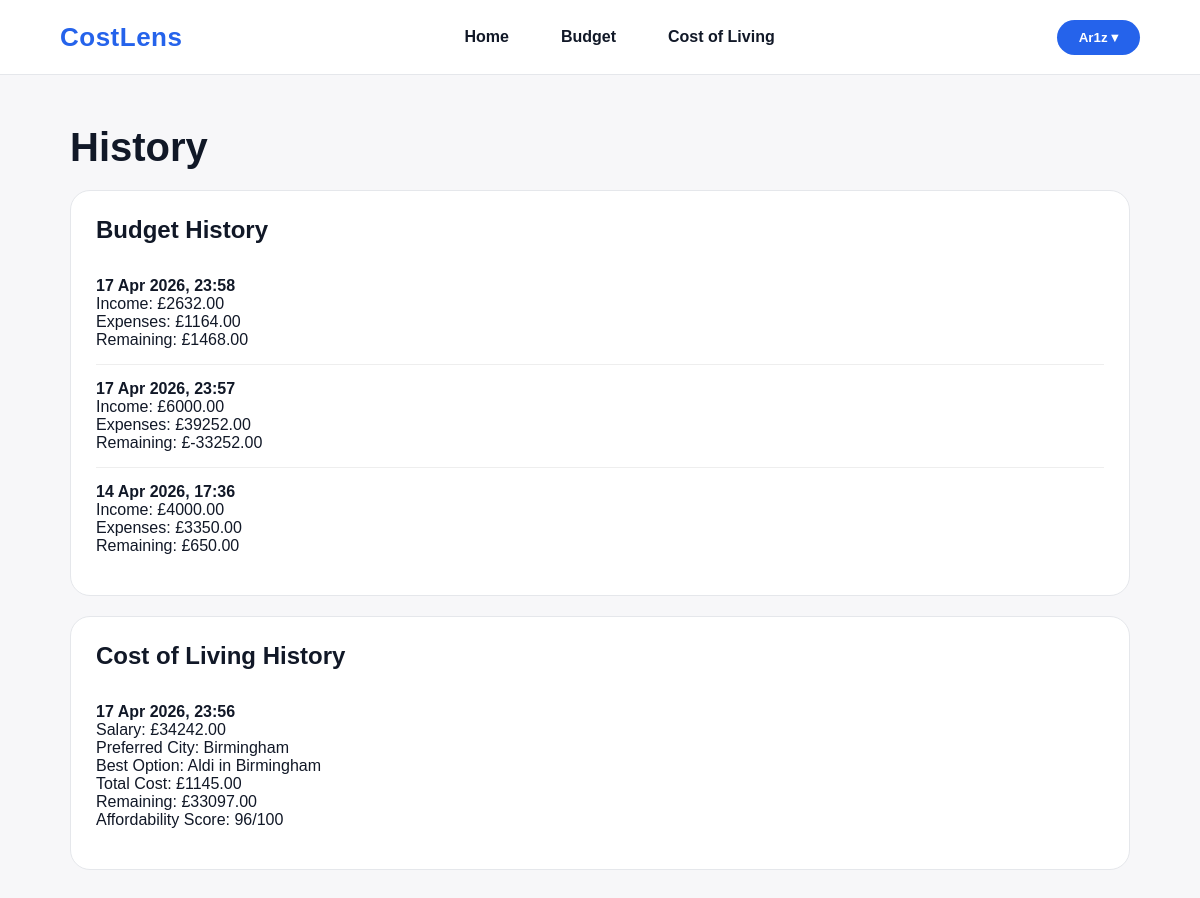
The page /history/ (signed in) on the database as committed earlier.
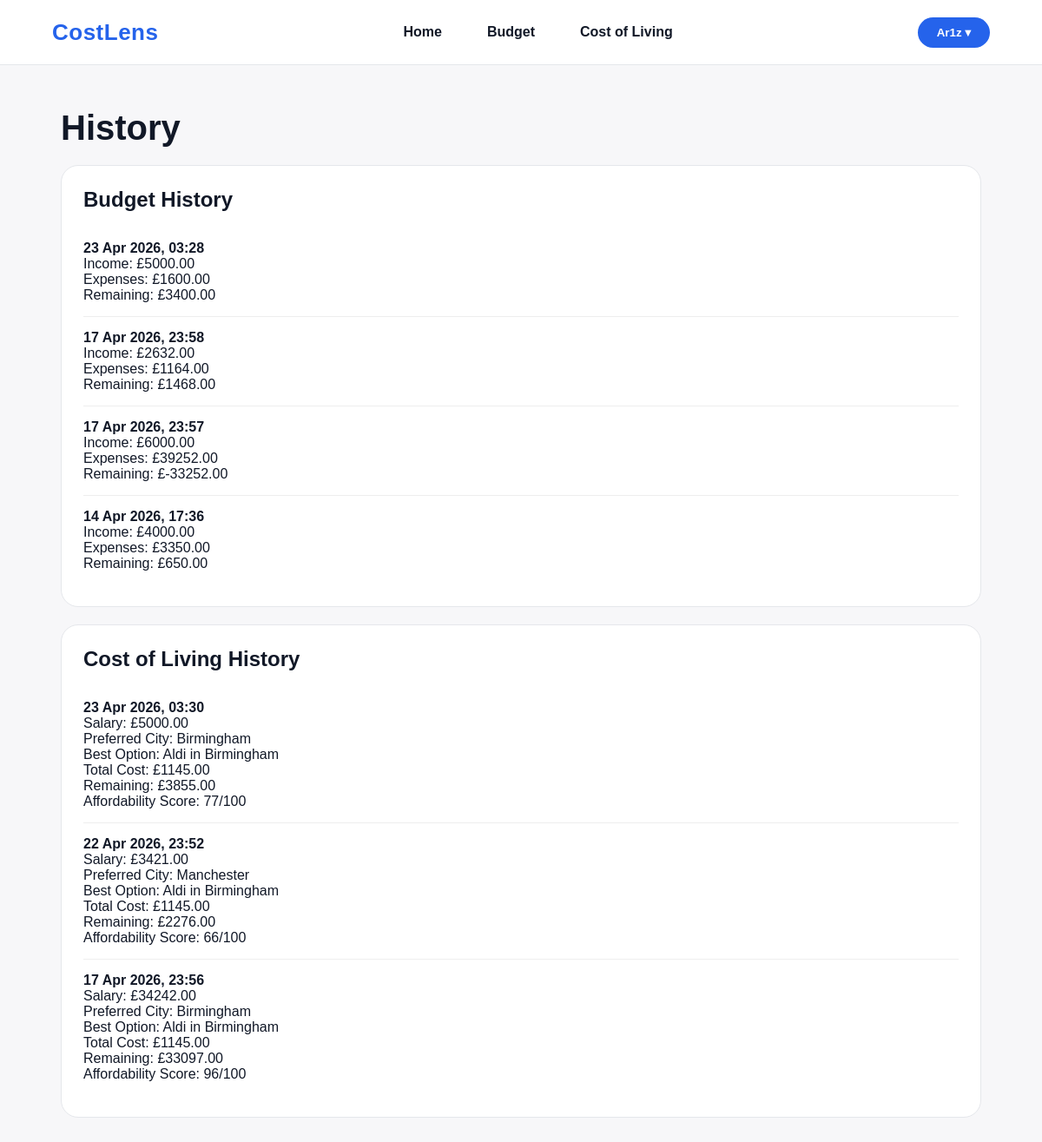
The same page on the database as committed later.
### dashboard/models.py (models this page shows, shortened)
class BudgetEntry(models.Model):
    user = models.ForeignKey(User, on_delete=models.CASCADE)
    monthly_income = models.DecimalField(max_digits=10, decimal_places=2)
    rent = models.DecimalField(max_digits=10, decimal_places=2)
    food = models.DecimalField(max_digits=10, decimal_places=2)
    transport = models.DecimalField(max_digits=10, decimal_places=2)
    utilities = models.DecimalField(max_digits=10, decimal_places=2)
    other = models.DecimalField(max_digits=10, decimal_places=2, default=0)
    total_expenses = models.DecimalField(max_digits=10, decimal_places=2)
    remaining_balance = models.DecimalField(max_digits=10, decimal_places=2)
    created_at = models.DateTimeField(auto_now_add=True)

class CostOfLivingEntry(models.Model):
    user = models.ForeignKey(User, on_delete=models.CASCADE)
    salary = models.DecimalField(max_digits=10, decimal_places=2)
    preferred_city = models.CharField(max_length=100, blank=True)
    best_city = models.CharField(max_length=100)
    best_shop = models.CharField(max_length=100)
    best_total_cost = models.DecimalField(max_digits=10, decimal_places=2)
    best_remaining = models.DecimalField(max_digits=10, decimal_places=2)
    affordability_score = models.IntegerField()
    created_at = models.DateTimeField(auto_now_add=True)

### dashboard/views.py (the view)
# urls.py: path("history/", views.history, name="history"),
@login_required
def history(request):
    budget_history = BudgetEntry.objects.filter(user=request.user).order_by("-created_at")
    cost_history = CostOfLivingEntry.objects.filter(user=request.user).order_by("-created_at")
    return render(request, "dashboard/history.html", {
        "budget_history": budget_history,
        "cost_history": cost_history,
    })

### dashboard/templates/dashboard/History.html (shortened to what this page needs)
<!DOCTYPE html>
<html lang="en">
<head>
</head>
<body>
<nav class="navbar">
    <div class="logo">CostLens</div>
    <div class="nav-links">
        <a href="{% url 'dashboard' %}">Home</a>
        <a href="{% url 'budget' %}">Budget</a>
        <a href="{% url 'cost_of_living' %}">Cost of Living</a>
    </div>
    <div class="profile-dropdown">
        <button class="profile-btn">{{ request.user.username }} ▾</button>
    </div>
</nav>
<div class="page">
    <h1>History</h1>
    <div class="box">
        <h2>Budget History</h2>
        {% if budget_history %}
            {% for entry in budget_history %}
                <div class="history-item">
                    <strong>{{ entry.created_at|date:"d M Y, H:i" }}</strong>
                    <p>Income: £{{ entry.monthly_income }}</p>
                    <p>Expenses: £{{ entry.total_expenses }}</p>
                    <p>Remaining: £{{ entry.remaining_balance }}</p>
                </div>
            {% endfor %}
        {% else %}
            <p class="empty-text">No budget history yet.</p>
        {% endif %}
    </div>
    <div class="box">
        <h2>Cost of Living History</h2>
        {% if cost_history %}
            {% for entry in cost_history %}
                <div class="history-item">
                    <strong>{{ entry.created_at|date:"d M Y, H:i" }}</strong>
                    <p>Salary: £{{ entry.salary }}</p>
                    <p>Preferred City: {{ entry.preferred_city|default:"None" }}</p>
                    <p>Best Option: {{ entry.best_shop }} in {{ entry.best_city }}</p>
                    <p>Total Cost: £{{ entry.best_total_cost }}</p>
                    <p>Remaining: £{{ entry.best_remaining }}</p>
                    <p>Affordability Score: {{ entry.affordability_score }}/100</p>
                </div>
            {% endfor %}
        {% else %}
            <p class="empty-text">No cost of living history yet.</p>
        {% endif %}
    </div>
</div>
</body>
</html>

### dashboard/templates/dashboard/History.html (style rules this page uses)
* { margin: 0; padding: 0; box-sizing: border-box; font-family: Arial, sans-serif; }
body { background: #f7f7f9; color: #111827; }
.navbar { display: flex; justify-content: space-between; align-items: center; padding: 18px 60px; background: white; border-bottom: 1px solid #e5e7eb; }
.logo { font-size: 26px; font-weight: 800; color: #2563eb; letter-spacing: 0.5px; }
.nav-links { display: flex; gap: 16px; }
.nav-links a { text-decoration: none; color: #111827; padding: 10px 18px; border-radius: 18px; font-weight: 600; }
.profile-dropdown { position: relative; }
.profile-dropdown::after { content: ""; position: absolute; top: 100%; width: 100%; height: 12px; }
.profile-btn { background: #2563eb; color: white; border: none; padding: 10px 22px; border-radius: 999px; font-weight: 700; cursor: pointer; }
.page { max-width: 1100px; margin: 50px auto; padding: 0 20px; }
h1 { font-size: 40px; margin-bottom: 20px; }
.box { background: white; border-radius: 20px; padding: 25px; border: 1px solid #e5e7eb; margin-bottom: 20px; }
.box h2 { margin-bottom: 18px; font-size: 24px; }
.history-item { padding: 15px 0; border-bottom: 1px solid #eee; }
.history-item:last-child { border-bottom: none; }

Rows that differ between the two databases and show on the page:
added BudgetEntry: created_at "23 Apr 2026, 03:28", monthly_income "5000.00", total_expenses "1600.00", remaining_balance "3400.00"
added CostOfLivingEntry: created_at "23 Apr 2026, 03:30", salary "5000.00", preferred_city "Birmingham", best_shop "Aldi", best_city "Birmingham", best_total_cost "1145.00", best_remaining "3855.00", affordability_score "77"
added CostOfLivingEntry: created_at "22 Apr 2026, 23:52", salary "3421.00", preferred_city "Manchester", best_shop "Aldi", best_city "Birmingham", best_total_cost "1145.00", best_remaining "2276.00", affordability_score "66"
